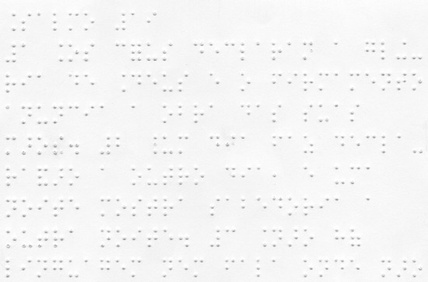
#> input picture pre-processing-images/images/digitalizacao.jpeg, 428 x 282 px, shrunk from 550 x 362 before the run; the run also reads 1 picture not shown here
$ jupyter execute pre_processing_image.ipynb   (older library calls are emulated)
#> lines starting #> are read from the running program, lines starting #| are printed output that depends on the picture; after the words box and inside, x2 and y2 are one past the last pixel; in counts of white or black regions, pixels touching at a corner belong together
# Pré-processamento nos dados
***

### O objetivo dessa etapa do projeto é encontrar a melhor maneira de segmentação dos dados de entrada. dito isso, observaremos algumas complicações nessa etapa e soluções para elas, bem como, a conclusão de melhores técnicas de PDI para as imagens.

### Importações
***

[cell 1]
import cv2
import numpy as np
import matplotlib.pyplot as plt
import random
from scipy.signal import convolve2d
import skimage.morphology

### Pré-processamento  nos caracteres individuais
***

#### Primeira abordagem foi utilizar técnicas de contraste e gammaCorrection para melhor segmentação dos pontos em braille (técninca essa que não possui bons resultados, pois a segmentação por histograma (que veremos um uso dela mais a frente) seria muito mais complexa. Além disso, não houve um bom desempenho com varias imagens, algumas tiveram um bom resultado, outras não.

[cell 2]
img_in = cv2.imread('images/digitalizacao.jpeg',0) #Recebendo a imagem em grayescale
#> img_in is the input picture: shape (282, 428); min 146, max 255, mean 245.2

img_in = cv2.cvtColor(img_in, cv2.COLOR_BGR2RGB)  #Convertendo a imagem para RGB

g1 = np.zeros (img_in.shape, img_in.dtype)      #Tomando como referência as dimensões da imagem de entrada
g2 = np.zeros (img_in.shape, img_in.dtype)
g3 = np.zeros (img_in.shape, img_in.dtype)

g = img_in
#Aplicando contraste em limiares distintitos
im1= cv2.intensity_transform.contrastStretching(img_in,g1,0,255,255,0)
im2= cv2.intensity_transform.contrastStretching(img_in,g2,10,100,0,10)
#Aplicando gammaCorrection
im3= cv2.intensity_transform.gammaCorrection(img_in,g3,16)

[cell 3]
fig, axs = plt.subplots(nrows=2, ncols=2, figsize=(15,10))
axs[0,0].imshow(g)
axs[0,0].set_title("Imagem original", size=12)
axs[0,1].imshow(g1)
axs[0,1].set_title("ContrastStretching [0-255,0-255]",size=12)
axs[1,0].imshow(g2)
axs[1,0].set_title("ContrastStretching [10-100,0-10]",size=12)
axs[1,1].imshow(g3)
axs[1,1].set_title("gammaCorrection: 16",size=12)

#### A segunda abordagem foi o uso da binarização, através da OpenCV com o comando de threshold e oferecendo um limiar específico e aplicando THRESH_BINARY

[cell 4]
#Aqui é feita a binarização das imagens de entrada modificadas pelos filtros da célula anterior e a imagem de entrada
th, im_th = cv2.threshold(g1, 160, 250, cv2.THRESH_BINARY)

th, im_th2 = cv2.threshold(g, 50, 255, cv2.THRESH_BINARY)
#> im_th2: shape (282, 428, 3); every value is 255

th, im_th3 = cv2.threshold(g3, 110, 255, cv2.THRESH_BINARY)
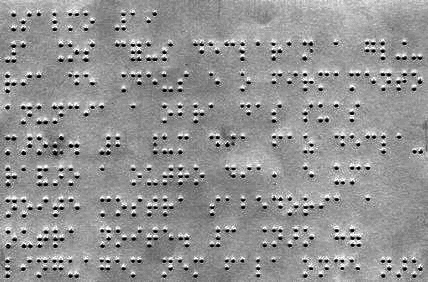
#> g3: shape (282, 428, 3); min 0, max 255, mean 147.4

figure, axs = plt.subplots(nrows = 1, ncols = 4, figsize=(17, 17))
axs[0].set_title("Imagem original", size = 10)
axs[0].imshow(img_in)
axs[1].set_title("Imagem binarizada 1", size = 10)
axs[1].imshow(im_th)
axs[2].set_title("Imagem binarizada 2", size = 10)
axs[2].imshow(im_th2)
axs[3].set_title("Imagem binarizada 3", size = 10)
axs[3].imshow(im_th3)

#### Agora uma binarização apenas com a imagem de entrada por outro método de binarização:

[cell 5]
#Esse tipo de binarização nos tras a vantagem de não precisar oferecer um limiar para ser binarizado
bin_img = ~img_in
plt.imshow(bin_img)

#### Após a binarização foi testado os filtros para remoção de ruído da imagem de entrada, que eventualmente pode dificultar nossa identificação da imagem de entrada.

[cell 6]
nsize=21
size = (nsize,nsize)

#Aplicação do filtro Gussian Blur nas imagens binarizadas com os filtros anteriormente.

im_out1 = cv2.GaussianBlur(im_th3, size, 0.5)
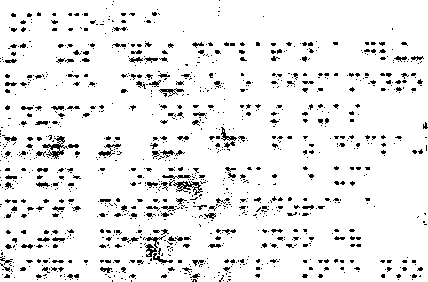
#> im_th3: shape (282, 428, 3); 92.4% white; black in thin lines or dots
im_out2 = cv2.GaussianBlur(im_th3, size, 1.5)
im_out3 = cv2.GaussianBlur(im_th3, size, 1)


figure, axs = plt.subplots(nrows = 1, ncols = 3, figsize=(15, 10))
axs[0].set_title("Gaussian Blur: 0.5",fontsize= 10)
axs[0].imshow(im_out1,vmin=im_out1.min(),vmax=im_out1.max())
axs[1].set_title("Gaussian Blur: 1.5",fontsize= 10)
axs[1].imshow(im_out2,vmin=im_out2.min(),vmax=im_out2.max())
axs[2].set_title("Gaussian Blur: 1",fontsize= 10)
axs[2].imshow(im_out3,vmin=im_out3.min(),vmax=im_out3.max())

[cell 7]
#Imagens filtradas antes do uso dos filtros e apenas com a binarização sem limiar:

im_binarized = ~cv2.GaussianBlur(img_in, size, 0.5)
im_binarized2 = ~cv2.GaussianBlur(img_in, size, 1.0)
im_binarized3 = ~cv2.GaussianBlur(img_in, size, 1.5)
figure, axs = plt.subplots(nrows = 1, ncols = 3, figsize=(15, 10))
axs[0].set_title("Gaussian Blur: 0.5",fontsize= 10)
axs[0].imshow(im_binarized,vmin=im_out1.min(),vmax=im_out1.max())
axs[1].set_title("Gaussian Blur: 1",fontsize= 10)
axs[1].imshow(im_binarized2,vmin=im_out3.min(),vmax=im_out3.max())
axs[2].set_title("Gaussian Blur: 1.5",fontsize= 10)
axs[2].imshow(im_binarized3,vmin=im_out2.min(),vmax=im_out2.max())

# O filtro gaussiano pode ser usado antes de técnicas de segmentação, como a canny.
# Fazendo assim, uma segmentação mais precisa.

#### Vamos agora para um exemplo mais percepitivel e prático do poder de segmentação do GaussianBlur com a Canny:

[cell 8]
img_entrada = cv2.imread('images/Teste.JPG',0) #Recebendo imagem de entrada
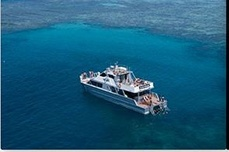
#> input picture pre-processing-images/images/teste.JPG, 229 x 152 px, shrunk from 294 x 195 before the run, found by its file name
#> img_entrada: shape (152, 229); min 0, max 255, mean 76.5
img_entrada = cv2.cvtColor(img_entrada, cv2.COLOR_BGR2RGB)
#> img_entrada: shape (152, 229, 3)

[cell 9]
#aplicando filtro gaussiano na imagem de entrada:
nsize=3
size = (nsize,nsize)
img_blur = cv2.GaussianBlur(img_entrada, size, 1)
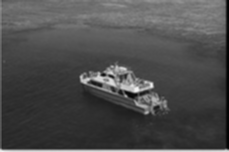
#> img_blur: shape (152, 229, 3); min 1, max 244, mean 76.4
canny_output =  cv2.Canny(img_entrada, 90, 180, L2gradient = False )
#> canny_output: shape (152, 229); 5.2% white in thin lines or dots
canny_output2 = cv2.Canny(img_blur, 90, 180, L2gradient = False )
#> canny_output2: shape (152, 229); 3.8% white in thin lines or dots

figure, axs = plt.subplots(nrows = 1, ncols = 3, figsize=(15, 10))
axs[0].imshow(img_entrada, cmap="gray")
axs[0].set_title("Imagem de Entrada",size = 12)
axs[2].imshow(canny_output2, cmap="gray")
axs[2].set_title("Imagem Canny com gaussian aplicado",size = 12)
axs[1].imshow(canny_output,cmap="gray")
axs[1].set_title("Imagem Canny sem gaussian",size = 12)

#### Também foi testado uma transforação de Furrier, mas teve um dos piores resultados do preprocessamento.

[cell 10]
f = img_in


F1 = f.astype(np.int32)
F2 = f.astype(np.int32)

F1=2*F1-40

img_tranformada = cv2.intensity_transform.gammaCorrection(f,F2,10)

figure, axs = plt.subplots(nrows = 1, ncols = 2, figsize=(15, 10))
axs[0].set_title("Imagem F1: ",size =12)
axs[0].imshow(F1,vmin=F1.min(),vmax=F1.max())
axs[1].set_title("gammaCorrection com gamma = 10: ",size =12)
axs[1].imshow(F2,vmin=F2.min(),vmax=F2.max())
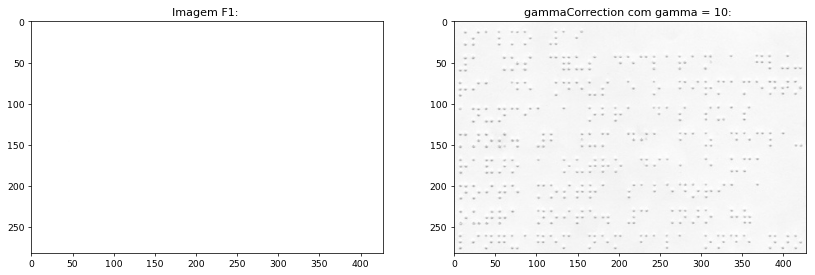
#> figure drawn by matplotlib, 2 panels

#### Com as imagens utilizando os filtros de gammacorrection no inicio, foi possível fazer dilatações e erosões para uma melhor segmentação e esses foram os resultados obtidos:

[cell 11]
W = 2
H = 2
R= 1
A = 1
kernel = cv2.getStructuringElement( cv2.MORPH_RECT, (W,H) )

dst_img2 = cv2.dilate( im_th3, kernel, iterations = 1 )
#> dst_img2: shape (282, 428, 3); 97.2% white; black in thin lines or dots

kernel2 = skimage.morphology.star( A)

dst_img3= cv2.dilate( im_th3, kernel2, iterations = 1 )
#> dst_img3: shape (282, 428, 3); 99.4% white; black in thin lines or dots

kernel3 = cv2.getStructuringElement( cv2.MORPH_CROSS, (W,H) )

dst_img4= cv2.dilate( im_th3, kernel3, iterations = 1 )
#> dst_img4: shape (282, 428, 3); 96.8% white; black in thin lines or dots

kernel4 = skimage.morphology.disk( R )

dst_img5= cv2.dilate( im_th3, kernel4, iterations = 1 )
#> dst_img5: shape (282, 428, 3); 98.3% white; black in thin lines or dots

[cell 12]
figure, axs = plt.subplots(nrows = 2, ncols = 2, figsize=(15, 10))

axs[0,0].set_title("Imagem binarizada MORPH_RECT")
axs[0,0].imshow(~dst_img2,cmap="gray")
axs[0,1].set_title("Imagem binarizada morphology.star")
axs[0,1].imshow(~dst_img3,cmap="gray")
axs[1,0].set_title("Imagem binarizada MORPH_CROSS")
axs[1,0].imshow(~dst_img4,cmap="gray")
axs[1,1].set_title("Imagem binarizada morphology.disk")
axs[1,1].imshow(~dst_img5,cmap="gray")

#### Agora os mesmos procedimentos, mas com uma binarização sem limiarização:

[cell 13]
bin_img = ~img_in #Recebendo a imagem e binarizando


W = 2
H = 2
R= 1
A = 1
kernel = cv2.getStructuringElement( cv2.MORPH_RECT, (W,H) )

dst_img22 = cv2.dilate( bin_img, kernel, iterations = 1 )

kernel2 = skimage.morphology.star( A)

dst_img33= cv2.dilate( bin_img, kernel2, iterations = 1 )

kernel3 = cv2.getStructuringElement( cv2.MORPH_CROSS, (W,H) )

dst_img44= cv2.dilate( bin_img, kernel3, iterations = 1 )

kernel4 = skimage.morphology.disk( R )

dst_img55= cv2.dilate( bin_img, kernel4, iterations = 1 )

[cell 14]
figure, axs = plt.subplots(nrows = 2, ncols = 2, figsize=(15, 10))

axs[0,0].set_title("Imagem binarizada MORPH_RECT")
axs[0,0].imshow(dst_img22,cmap="gray")
axs[0,1].set_title("Imagem binarizada morphology.star")
axs[0,1].imshow(dst_img33,cmap="gray")
axs[1,0].set_title("Imagem binarizada MORPH_CROSS")
axs[1,0].imshow(dst_img44,cmap="gray")
axs[1,1].set_title("Imagem binarizada morphology.disk")
axs[1,1].imshow(dst_img55,cmap="gray")

#### Outra abordagem foi fazer abertura e fechamento com a imagem de entrada, onde podemos ter uma melhor visualização e qual caminho seguir. foi aqui que começamos a optar por alguns métodos mais eficientes de segmentação de objetos, principalmente com imagens de uma segmentação de apenas dois elementos, no nosso caso, os pontos e a folha.

[cell 15]
kernel = skimage.morphology.disk( 2)

dst_img_open = cv2.morphologyEx(img_in, cv2.MORPH_OPEN, kernel)

dst_img_close = cv2.morphologyEx(img_in, cv2.MORPH_CLOSE, kernel)

dst_img_open_after_close = cv2.morphologyEx(dst_img_close, cv2.MORPH_OPEN, kernel)

fig, axs = plt.subplots(nrows = 1, ncols = 3, figsize=(15, 15))

axs[0].set_title("Imagem com abertura ",size = 13)
axs[0].imshow(~dst_img_open,vmin=0, vmax=1, cmap="gray")

axs[1].set_title("Imagem com fechamento ",size = 13)
axs[1].imshow(~dst_img_close,vmin=0, vmax=1, cmap="gray")

axs[2].set_title("Imagem com abertua após fechamento",size = 13)
axs[2].imshow(~dst_img_open_after_close,vmin=0, vmax=1, cmap="gray")
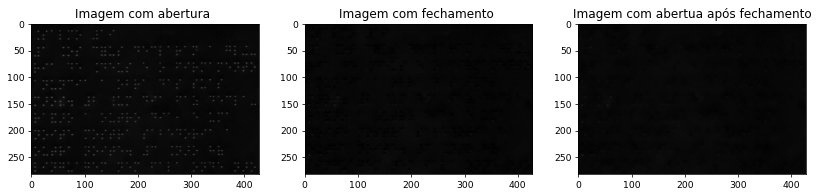
#> figure drawn by matplotlib, 3 panels

#### Até o momento, essa seguia sendo a melhor segmentação obtida e a mais eficiente.

[cell 16]
kernel = skimage.morphology.disk( 1.4)

img_final = cv2.dilate(~dst_img_open, kernel, iterations = 1 )

plt.title("Imagem processada, final: ",size = 14)
plt.imshow(img_final,vmin=0, vmax=1, cmap="gray")

#### Já foi mostrado uma aplicação do Canny e o seu poder computacional, mas foi aqui onde começamos a testar o Canny e o Sobel, e observamos um resultado realmente bom na segmentação dos caracteres, mas com um único problema, que é o vazio nos pontos encontrados, pois tanto o Sobel quanto o Canny segmentam a silhueta do elemento diferente do restante da imagem.

[cell 17]
canny_output = cv2.Canny(img_in, 90, 180, L2gradient = True )
#> canny_output: shape (282, 428); 3% white in thin lines or dots
sobel_x = cv2.convertScaleAbs(cv2.Sobel(img_in, cv2.CV_16S, 1, 0, ksize=3))
sobel_y = cv2.convertScaleAbs(cv2.Sobel(img_in, cv2.CV_16S, 0, 1, ksize=3))
sobel_output = sobel_x + sobel_y
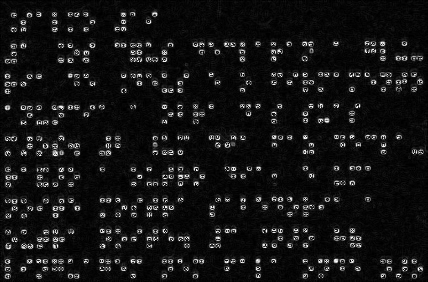
#> sobel_output: shape (282, 428, 3); min 0, max 255, mean 20.5

# Plots
fig, axs = plt.subplots(nrows = 3, ncols = 2, figsize=(20, 20))

# Imagem Original
axs[0,1].imshow(img_in, cmap="gray")
axs[0,1].set_title("Original", fontsize = 16)
axs[0,0].imshow(~img_in, cmap="gray")
axs[0,0].set_title("Original", fontsize = 16)

# Filtragem
axs[1,0].imshow(sobel_output, vmin = 0, vmax = 255, cmap="gray")
axs[1,0].set_title("Detector de Sobel", fontsize = 16)
axs[1,1].imshow(~sobel_output, vmin = 0, vmax = 255, cmap="gray")
axs[1,1].set_title("Detector de Sobel", fontsize = 16)

# Filtragem
axs[2,0].imshow(canny_output, vmin = 0, vmax = 255, cmap="gray")
axs[2,0].set_title("Detector de Canny", fontsize = 16)
axs[2,1].imshow(~canny_output, vmin = 0, vmax = 255, cmap="gray")
axs[2,1].set_title("Detector de Canny", fontsize = 16)
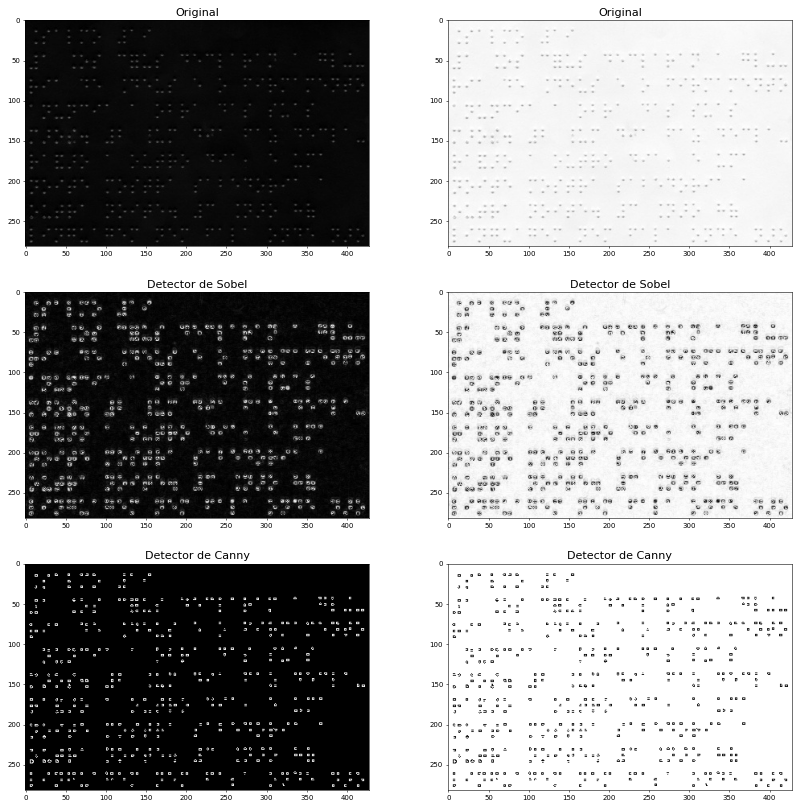
#> figure drawn by matplotlib, 6 panels

### Pré-processamento nas imagens de texto com vários caracteres
***

#### Aqui começamos a fazer as funções que poderiam ser usadas com base no estudo e observação de várias imagens

[cell 18]
def preprocessing_sobel(img_in):
    '''
    Detecta as bordas da imagem utilizando o filtro sobrel

    Entrada:
    img_in -> array da imagem

    Saída:
    sobel_output -> imagem com as bordas detectadas

    '''

    sobel_x = cv2.convertScaleAbs(cv2.Sobel(img_in, cv2.CV_16S, 1, 0, ksize=3))
    sobel_y = cv2.convertScaleAbs(cv2.Sobel(img_in, cv2.CV_16S, 0, 1, ksize=3))
    sobel_output = sobel_x + sobel_y

    return ~sobel_output

[cell 19]
def preprocessing_canny(img_in):
    '''
    Detecta as bordas da imagem utilizando o método de canny

    Entrada:
    img_in -> array da imagem

    Saída:
    dilatada_canny -> Imagem com as bordas detectadas
    '''

    canny_output = cv2.Canny(img_in, 90, 180, L2gradient = True )

    kernel = skimage.morphology.disk( 1)

    dilatada_canny = cv2.dilate(canny_output, kernel, iterations = 1 )
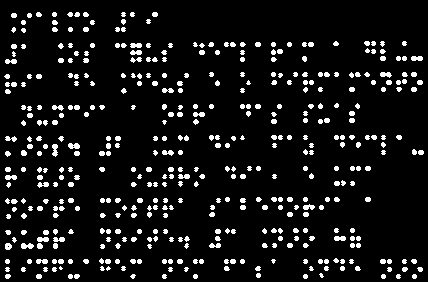
#> dilatada_canny: shape (282, 428); 8.4% white; 445 white regions (87 under 20 px), largest, box (x1, y1, x2, y2) and area: (21, 243, 34, 249) 59, (68, 143, 80, 149) 57, (52, 144, 58, 157) 56

    return ~dilatada_canny
#> in preprocessing_sobel, `return ~sobel_output`:
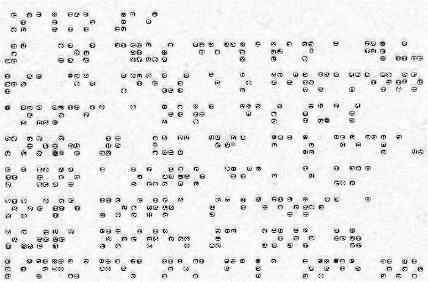
#> returned value: shape (282, 428, 3); min 0, max 255, mean 234.5

[cell 20]
def opening_and_binarize(img_in):
    '''
    Realiza o processo de abertura e fechamento na imagem e a retorna binarizada

    Entrada:
    img_in -> Imagem armazenada em um array

    Saída:
    img_dilated_open_binarized -> Imagem pré-processada
    '''
    kernel = skimage.morphology.disk( 2)

    dst_img_open = cv2.morphologyEx(img_in, cv2.MORPH_OPEN, kernel)
    dst_img_close = cv2.morphologyEx(img_in, cv2.MORPH_CLOSE, kernel)

    kernel = skimage.morphology.disk(1.4)

    img_dilated_open_binarized= cv2.dilate(~dst_img_open, kernel, iterations = 1)

    for i in range(0, img_dilated_open_binarized.shape[0]):
        for j in range(0, img_dilated_open_binarized.shape[1]):
            if img_dilated_open_binarized[i][j] == 255:
                img_dilated_open_binarized[i][j] = 1
            else:
                img_dilated_open_binarized[i][j] = 0


    return ~img_dilated_open_binarized

[cell 21]
preprocessada_canny = preprocessing_canny(img_in)
preprocessada_sobel = preprocessing_sobel(img_in)

[cell 22]
plt.imshow(preprocessada_canny, vmin=np.min(img_in), vmax=np.max(img_in),cmap = "gray")

[cell 23]
plt.imshow(preprocessada_sobel, vmin=np.min(img_in), vmax=np.max(img_in),cmap = "gray")

[cell 24]
#Utilizando as noções aprendidas até então, foi aplicado o Detector de Canny com a Dilatação para o preenchimento dos pontos
#Funcionou com várias imagens, mas com algumas de qualidade inferior, não.
fig, axs = plt.subplots(nrows = 1, ncols = 2, figsize=(15, 15))

axs[0].imshow(img_in, cmap="gray")
axs[0].set_title("Original", fontsize = 16)

axs[1].imshow(opening_and_binarize(preprocessada_canny), cmap="gray")
axs[1].set_title("Detector de Canny + dilatação", fontsize = 16)

[cell 25]
fig, axs = plt.subplots(nrows = 1, ncols = 2, figsize=(15, 15))

axs[0].imshow(img_in, cmap="gray")
axs[0].set_title("Original", fontsize = 16)

axs[1].imshow(preprocessada_sobel, vmin = 0, vmax = 255, cmap="gray")
axs[1].set_title("Detector de Sobel + dilatação", fontsize = 16)

#### Foi preciso testar também a segmentação por OTSU e esses foram os resultados:

[cell 26]
#img_in = cv2.imread('images/digitalizacao.jpeg',0 ) #Recebendo a imagem em grayescale
img_in = cv2.imread('images/digitalizacao.jpeg', cv2.IMREAD_GRAYSCALE)


img_in = cv2.GaussianBlur(img_in,(5,5),0)
hist = cv2.calcHist([img_in], [0], None, [256], [0,256])
#> hist = 256 values, max 26760 at index 246, min 0 at index 0, mean 471.5

limiar, th1 = cv2.threshold( img_in, 0, 255, cv2.THRESH_BINARY + cv2.THRESH_OTSU )
#> limiar = 235
th2 = cv2.adaptiveThreshold(img_in, 255, cv2.ADAPTIVE_THRESH_MEAN_C, cv2.THRESH_BINARY, 11, 2)
th3 = cv2.adaptiveThreshold(img_in, 255, cv2.ADAPTIVE_THRESH_GAUSSIAN_C, cv2.THRESH_BINARY, 11, 2)


fig, axs = plt.subplots(nrows = 1, ncols = 3, figsize=(15, 15))
axs[0].imshow(th1,cmap= "gray")
axs[0].set_title("Binarização + Otsu",size = 13)
axs[1].imshow(th2,cmap= "gray")
axs[1].set_title("Binarização + Tresh Mean Adaptive",size = 13)
axs[2].imshow(th3,cmap= "gray")
axs[2].set_title("Binarização + Adaptive Tresh Gaussian",size = 13)

#### Podemos verificar um ruído na melhor imagem que obtivemos: a Binarização + Tresh Mean Adaptive. Portanto, vamos aplicar a mesma técnica comentada anteriormente com o uso do canny:

[cell 27]
#Aplicando Gaussian Blur:
nsize=5
size = (nsize,nsize)
img_blur = cv2.GaussianBlur(img_in, size, 3.5)

th2_2 = cv2.adaptiveThreshold(img_blur, 255, cv2.ADAPTIVE_THRESH_MEAN_C, cv2.THRESH_BINARY, 11, 2)

fig, axs = plt.subplots(nrows = 1, ncols = 3, figsize=(15, 15))
axs[0].imshow(th2,cmap= "gray")
axs[0].set_title("Binarização + Tresh Mean Adaptive",size = 10)
axs[1].imshow(th2_2,cmap= "gray")
axs[1].set_title("Binarização + Tresh Mean Adaptive + GaussianBlur",size = 10)
axs[2].imshow(th3,cmap= "gray")
axs[2].set_title("Binarização + Adaptive Tresh Gaussian",size = 10)

#### De mesmo modo, mas apenas exibindo em tons de fundo preto e pontos brancos:

[cell 28]
fig, axs = plt.subplots(nrows = 1, ncols = 3, figsize=(15, 15))
axs[0].imshow(~th2,cmap= "gray")
axs[0].set_title("Binarização + Tresh Mean Adaptive",size = 10)
axs[1].imshow(~th2_2,cmap= "gray")
axs[1].set_title("Binarização + Tresh Mean Adaptive + GaussianBlur",size = 10)
axs[2].imshow(~th3,cmap= "gray")
axs[2].set_title("Binarização + Adaptive Tresh Gaussian",size = 10)

#### Após resultados satisfatórios, foi criada a função Tresh_Mean_and_Blur(), responsável pelo tratamento da maneira mais adequada até então.

[cell 29]
def Tresh_Mean_and_Blur(img_in):
    ''' Recebe a imagem de entrada como parâmetro (img_in)
        Passa um filtro Gaussiano com kernel (5,5) e itensidade 3.5
        Por fim, é passado um AdaptativeThreshold juntamente com Thresh_Binary e Adaptative_Tresh_Mean
    '''
    #Aplicando Gaussian Blur:
    nsize=5
    size = (nsize,nsize)
    img_blur = cv2.GaussianBlur(img_in, size, 3.5)

    img_in = cv2.GaussianBlur(img_in,(5,5),0)
    hist = cv2.calcHist([img_in], [0], None, [256], [0,256])


    #Aplicando função de Treshold adaptativo:
    th2_2 = cv2.adaptiveThreshold(img_blur, 255, cv2.ADAPTIVE_THRESH_MEAN_C, cv2.THRESH_BINARY, 11, 2)

    return ~th2_2

### Transformando a imagem em pixeis binarizados 0-1

[cell 30]
from PIL import Image
import numpy as np
img = Image.open("images/digitalizacao.jpeg")

width = img.size[0]
#> width = 428
height = img.size[1]
#> height = 282

for i in range(0,width): #Processando todos os pixels na horizontal e na vertical
    for j in range(0,height):
        data = img.getpixel((i,j))  #incluindo os valores em data que recebe os pixels no canal RGB (canal 0,1 e 2)
        #print(data) #(255, 255, 255)
        if (data[0]==255 and data[1]==255 and data[2]==255):
            img.putpixel((i,j),(0, 0, 0))  #Incluindo
        else:

            img.putpixel((i,j),(255, 255, 255))
img.show()
img.save("Canny-binarizado.png")

[cell 31]
img = Image.open("images/Canny.png")
grayImage = img.convert('L') #Convertendo a imagem para grayescale
binarizedImage = grayImage.point(lambda x: 0 if x==255 else 1)
#verificando a imagem ponto a ponto, caso pixel seja 255, será trocado por 0, e caso contrario, para 1

binarizedImage.save("binarized.png")

[cell 32]
plt.imshow(binarizedImage, vmin=0 ,vmax=1, cmap="gray")

[cell 33]
def Normalize_image(img):
    grayImage = img.convert('L') #Convertendo a imagem para grayescale
    binarizedImage = grayImage.point(lambda x: 0 if x==255 else 1)
    #verificando a imagem ponto a ponto, caso pixel seja 255, será trocado por 0, e caso não seja, será trocado para 1
    return binarizedImage

[cell 34]
img_normalizada = Normalize_image(img)

[cell 35]
#outra forma de Normalizar a imagem em 0-1:
img_n = Tresh_Mean_and_Blur(img_in) /255
#> in Tresh_Mean_and_Blur, `hist = cv2.calcHist([img_in], [0], None, [256], [0,256])`: hist = 256 values, max 26821 at index 246, min 0 at index 0, mean 471.5
